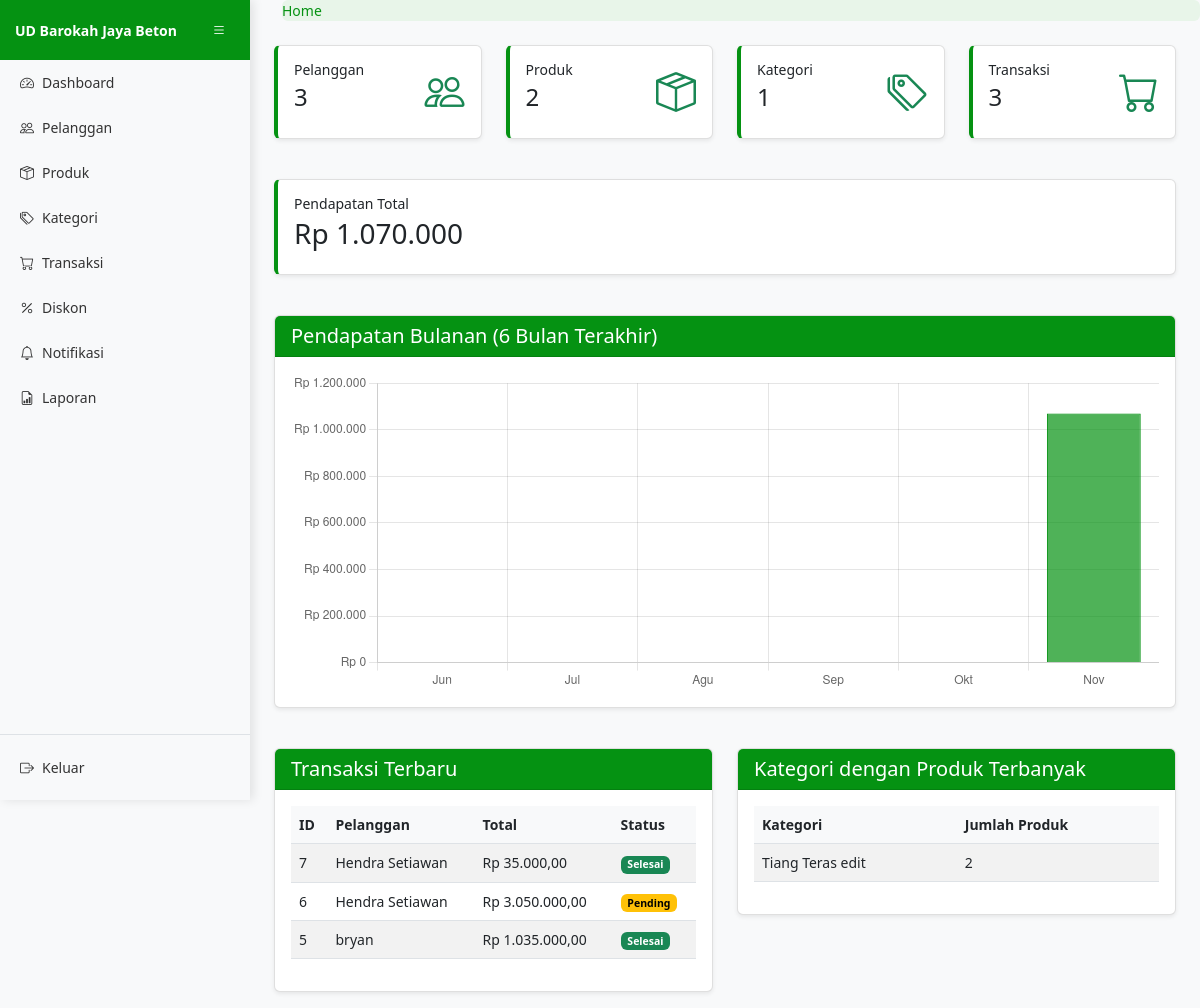
The page / (signed in) on the database its author committed.
### core/models.py (models this page shows, shortened)
class Transaksi(models.Model):
    STATUS_CHOICES = [
        ('pending', 'Pending'),
        ('dibayar', 'Dibayar'),
        ('dikirim', 'Dikirim'),
        ('selesai', 'Selesai'),
        ('dibatalkan', 'Dibatalkan'),
    ]
    tanggal = models.DateTimeField(default=date.today)
    total = models.DecimalField(max_digits=10, decimal_places=2)
    ongkir = models.DecimalField(max_digits=10, decimal_places=2, default=0)
    status_transaksi = models.CharField(max_length=20, choices=STATUS_CHOICES, default='pending')
    bukti_bayar = models.FileField(upload_to='bukti_bayar/', blank=True, null=True)
    pelanggan = models.ForeignKey(Pelanggan, on_delete=models.CASCADE)
    alamat_pengiriman = models.TextField()
    feedback = models.TextField(blank=True, null=True)
    fotofeedback = models.ImageField(upload_to='feedback/', blank=True, null=True)
    waktu_checkout = models.DateTimeField(auto_now_add=True)
    batas_waktu_bayar = models.DateTimeField()
    total_diskon = models.DecimalField(max_digits=10, decimal_places=2, default=0)
    keterangan_diskon = models.TextField(blank=True, null=True)

class Pelanggan(models.Model):
    nama_pelanggan = models.CharField(max_length=100)
    alamat = models.TextField()
    tanggal_lahir = models.DateField()
    no_hp = models.CharField(max_length=15)
    username = models.CharField(max_length=50, unique=True)
    password = models.CharField(max_length=128)
    email = models.EmailField(unique=True)
    created_at = models.DateTimeField(auto_now_add=True)

class Kategori(models.Model):
    nama_kategori = models.CharField(max_length=100, unique=True)
    class Meta:
        verbose_name_plural = "Kategori"

### core/views.py (the view)
# urls.py: path('', views.dashboard_utama, name='dashboard_utama'),
@login_required
def dashboard_utama(request):
    total_pelanggan = Pelanggan.objects.count()
    total_produk = Produk.objects.count()
    total_kategori = Kategori.objects.count()
    total_transaksi = Transaksi.objects.count()
    pendapatan_total = Transaksi.objects.filter(status_transaksi='selesai').aggregate(
        total=Sum('total')
    )['total'] or 0
    transaksi_terbaru = Transaksi.objects.select_related('pelanggan').order_by('-waktu_checkout')[:5]
    kategori_produk = Kategori.objects.annotate(jumlah_produk=Count('produk')).order_by('-jumlah_produk')[:5]
    from django.utils import timezone
    from datetime import timedelta
    sekarang = timezone.now()
    data_bulan = []
    data_pendapatan = []
    for i in range(5, -1, -1):  # 6 bulan terakhir (0-5)
        tanggal_awal = sekarang.replace(day=1) - timedelta(days=30 * i)
        tanggal_akhir = (tanggal_awal.replace(day=28) + timedelta(days=4)).replace(day=1) - timedelta(days=1)
        nama_bulan = tanggal_awal.strftime("%b")
        if nama_bulan == "Jan":
            nama_bulan = "Jan"
        elif nama_bulan == "Feb":
            nama_bulan = "Feb"
        elif nama_bulan == "Mar":
            nama_bulan = "Mar"
        elif nama_bulan == "Apr":
            nama_bulan = "Apr"
        elif nama_bulan == "May":
            nama_bulan = "Mei"
        elif nama_bulan == "Jun":
            nama_bulan = "Jun"
        elif nama_bulan == "Jul":
            nama_bulan = "Jul"
        elif nama_bulan == "Aug":
            nama_bulan = "Agu"
        elif nama_bulan == "Sep":
            nama_bulan = "Sep"
        elif nama_bulan == "Oct":
            nama_bulan = "Okt"
        elif nama_bulan == "Nov":
            nama_bulan = "Nov"
        elif nama_bulan == "Dec":
            nama_bulan = "Des"
        total_bulan = Transaksi.objects.filter(
            status_transaksi='selesai',
            tanggal__gte=tanggal_awal,
            tanggal__lte=tanggal_akhir
        ).aggregate(total=Sum('total'))['total'] or 0
        data_bulan.append(nama_bulan)
        data_pendapatan.append(float(total_bulan))
    context = {
        'total_pelanggan': total_pelanggan,
        'total_produk': total_produk,
        'total_kategori': total_kategori,
        'total_transaksi': total_transaksi,
        'pendapatan_total': pendapatan_total,
        'transaksi_terbaru': transaksi_terbaru,
        'kategori_produk': kategori_produk,
        'data_bulan': data_bulan,
        'data_pendapatan': data_pendapatan,
    }
    return render(request, 'core/dashboard_utama.html', context)

### core/templates/core/dashboard_utama.html (shortened to what this page needs)
{% extends 'core/basis.html' %}
{% load humanize %}
{% block content %}
<div class="container-fluid">
    <div class="row">
        <div class="col-md-3 mb-4">
            <div class="card stat-card">
                <div class="card-body">
                    <div class="d-flex justify-content-between">
                        <div>
                            <h5 class="card-title">Pelanggan</h5>
                            <h2>{{ total_pelanggan }}</h2>
                        </div>
                        <i class="bi bi-people fs-1 text-success"></i>
                    </div>
                </div>
            </div>
        </div>
        <div class="col-md-3 mb-4">
            <div class="card stat-card">
                <div class="card-body">
                    <div class="d-flex justify-content-between">
                        <div>
                            <h5 class="card-title">Produk</h5>
                            <h2>{{ total_produk }}</h2>
                        </div>
                        <i class="bi bi-box-seam fs-1 text-success"></i>
                    </div>
                </div>
            </div>
        </div>
        <div class="col-md-3 mb-4">
            <div class="card stat-card">
                <div class="card-body">
                    <div class="d-flex justify-content-between">
                        <div>
                            <h5 class="card-title">Kategori</h5>
                            <h2>{{ total_kategori }}</h2>
                        </div>
                        <i class="bi bi-tags fs-1 text-success"></i>
                    </div>
                </div>
            </div>
        </div>
        <div class="col-md-3 mb-4">
            <div class="card stat-card">
                <div class="card-body">
                    <div class="d-flex justify-content-between">
                        <div>
                            <h5 class="card-title">Transaksi</h5>
                            <h2>{{ total_transaksi }}</h2>
                        </div>
                        <i class="bi bi-cart fs-1 text-success"></i>
                    </div>
                </div>
            </div>
        </div>
    </div>
    <div class="row mb-4">
        <div class="col-md-12">
            <div class="card stat-card">
                <div class="card-body">
                    <h5 class="card-title">Pendapatan Total</h5>
                    <h3>Rp {{ pendapatan_total|intcomma }}</h3>
                </div>
            </div>
        </div>
    </div>
    <div class="row mb-4">
        <div class="col-md-12">
            <div class="card">
                <div class="card-header">
                    <h5 class="card-title mb-0">Pendapatan Bulanan (6 Bulan Terakhir)</h5>
                </div>
                <div class="card-body" style="height: 350px;">
                    <canvas id="pendapatanChart" height="300"></canvas>
                </div>
            </div>
        </div>
    </div>
    <div class="row">
        <div class="col-md-6">
            <div class="card">
                <div class="card-header">
                    <h5 class="card-title mb-0">Transaksi Terbaru</h5>
                </div>
                <div class="card-body">
                    <div class="table-responsive">
                        <table class="table table-striped">
                            <thead>
                                <tr>
                                    <th>ID</th>
                                    <th>Pelanggan</th>
                                    <th>Total</th>
                                    <th>Status</th>
                                </tr>
                            </thead>
                            <tbody>
                                {% for transaksi in transaksi_terbaru %}
                                <tr>
                                    <td>{{ transaksi.id }}</td>
                                    <td>{{ transaksi.pelanggan.nama_pelanggan }}</td>
                                    <td>Rp {{ transaksi.total|intcomma }}</td>
                                    <td>
                                        {% if transaksi.status_transaksi == 'pending' %}
                                            <span class="badge bg-warning">Pending</span>
                                        {% elif transaksi.status_transaksi == 'dibayar' %}
                                            <span class="badge bg-info">Dibayar</span>
                                        {% elif transaksi.status_transaksi == 'dikirim' %}
                                            <span class="badge bg-primary">Dikirim</span>
                                        {% elif transaksi.status_transaksi == 'selesai' %}
                                            <span class="badge bg-success">Selesai</span>
                                        {% elif transaksi.status_transaksi == 'dibatalkan' %}
                                            <span class="badge bg-danger">Dibatalkan</span>
                                        {% endif %}
                                    </td>
                                </tr>
                                {% empty %}
                                <tr>
                                    <td colspan="4" class="text-center">Tidak ada transaksi</td>
                                </tr>
                                {% endfor %}
                            </tbody>
                        </table>
                    </div>
                </div>
            </div>
        </div>
        <div class="col-md-6">
            <div class="card">
                <div class="card-header">
                    <h5 class="card-title mb-0">Kategori dengan Produk Terbanyak</h5>
                </div>
                <div class="card-body">
                    <div class="table-responsive">
                        <table class="table table-striped">
                            <thead>
                                <tr>
                                    <th>Kategori</th>
                                    <th>Jumlah Produk</th>
                                </tr>
                            </thead>
                            <tbody>
                                {% for kategori in kategori_produk %}
                                <tr>
                                    <td>{{ kategori.nama_kategori }}</td>
                                    <td>{{ kategori.jumlah_produk }}</td>
                                </tr>
                                {% empty %}
                                <tr>
                                    <td colspan="2" class="text-center">Tidak ada kategori</td>
                                </tr>
                                {% endfor %}
                            </tbody>
                        </table>
                    </div>
                </div>
            </div>
        </div>
    </div>
</div>
<script>
document.addEventListener('DOMContentLoaded', function() {
    var ctx = document.getElementById('pendapatanChart').getContext('2d');
    var pendapatanChart = new Chart(ctx, {
        type: 'bar',
        data: {
            labels: {{ data_bulan|safe }},
            datasets: [{
                label: 'Pendapatan (Rp)',
                data: {{ data_pendapatan|safe }},
                backgroundColor: 'rgba(5, 146, 18, 0.7)',
                borderColor: 'rgba(5, 146, 18, 1)',
                borderWidth: 1
            }]
        },
        options: {
            responsive: true,
            maintainAspectRatio: false, // Allow custom height
            scales: {
                y: {
                    beginAtZero: true,
                    ticks: {
                        callback: function(value) {
                            return 'Rp ' + value.toLocaleString('id-ID');
                        }
                    }
                }
            },
            plugins: {
                legend: {
                    display: false
                },
                tooltip: {
                    callbacks: {
                        label: function(context) {
                            return 'Rp ' + context.parsed.y.toLocaleString('id-ID');
                        }
                    }
                }
            }
        }
    });
});
</script>
{% endblock %}

### core/static/core/css/app.css (style rules this page uses)
body { font-size: .875rem; background-color: #f8f9fa; overflow-x: hidden; }
.card { box-shadow: 0 0.125rem 0.25rem rgba(0, 0, 0, 0.075); border: 1px solid rgba(0, 0, 0, 0.125); margin-bottom: 1rem; }
.card-header { background-color: #059212; color: white; border-bottom: 1px solid rgba(0, 0, 0, 0.125); }
.table th { background-color: #f8f9fa; }
.badge.bg-warning { color: #000; }
.stat-card { border-left: 4px solid #059212; }
.stat-card .card-body { padding: 1rem; }
.stat-card h5 { font-size: 0.875rem; margin-bottom: 0.25rem; }
.stat-card h2 { font-size: 1.5rem; margin-bottom: 0; }
#pendapatanChart { max-height: 400px; }

### rows shown on the page
Transaksi: status_transaksi "Selesai"
Transaksi: status_transaksi "Pending"
Transaksi: status_transaksi "Selesai"
Kategori: nama_kategori "Tiang Teras edit", jumlah_produk "2"

### other values the page prints
{{ total_pelanggan }} "3"
{{ total_produk }} "2"
{{ total_kategori }} "1"
{{ total_transaksi }} "3"
{{ pendapatan_total|intcomma }} "1.070.000"
chart data {{ data_pendapatan|safe }} [0.0, 0.0, 0.0, 0.0, 0.0, 1070000.0]
